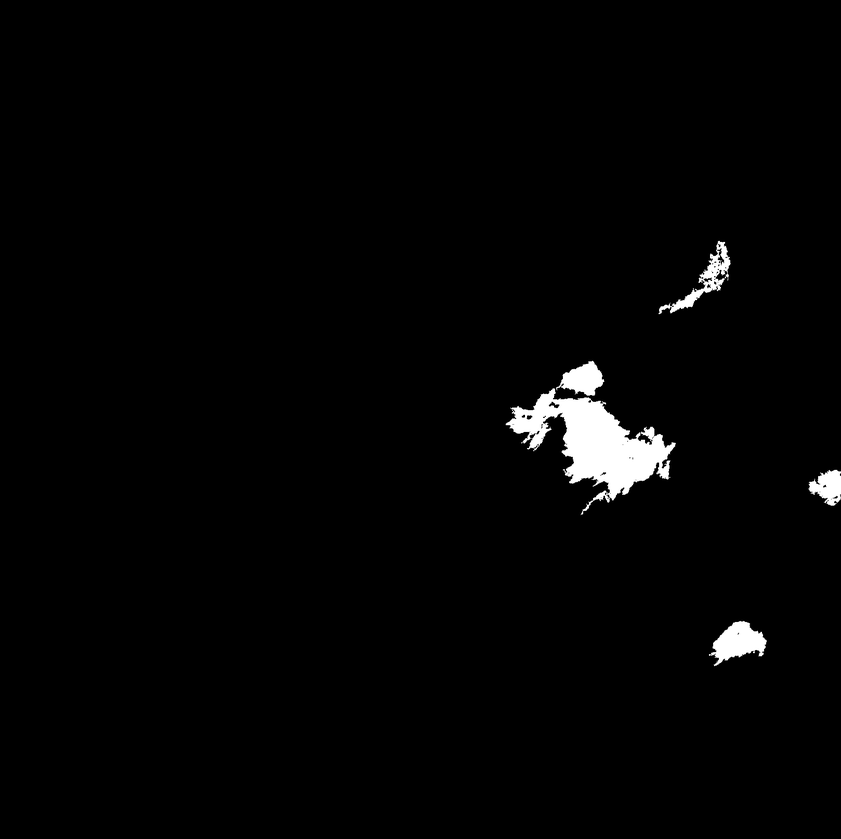
#> input picture dataset_aug/binary_mask/3DIMG_01AUG2023_0000_L1C_ASIA_MER_V01R00_IMG_TIR1.png, 841 x 839 px, shrunk from 1618 x 1616 before the run; its folder holds only this picture in this run
$ python cluster.py
#> lines starting #> are read from the running program, lines starting #| are printed output that depends on the picture; after the words box and inside, x2 and y2 are one past the last pixel; in counts of white or black regions, pixels touching at a corner belong together
import os
import numpy as np
import matplotlib.pyplot as plt
from PIL import Image
from sklearn.cluster import DBSCAN, KMeans

# === CONFIG ===
input_dir = "binary_mask"
output_dbscan_dir = "dbscan_cluster"
output_kmeans_dir = "kmeans_cluster"
os.makedirs(output_dbscan_dir, exist_ok=True)
os.makedirs(output_kmeans_dir, exist_ok=True)

# === Clustering Function ===
def cluster_tcc_pixels(binary_mask, method='dbscan', eps=10, min_samples=20, k=5):
    coords = np.column_stack(np.where(binary_mask))
    if coords.size == 0:
        return coords, np.array([])

    if method == 'dbscan':
        model = DBSCAN(eps=eps, min_samples=min_samples)
    elif method == 'kmeans':
        model = KMeans(n_clusters=k, random_state=42)
    else:
        raise ValueError("Method must be 'dbscan' or 'kmeans'")

    labels = model.fit_predict(coords)
    return coords, labels

# === Plot & Save Clusters ===
def save_cluster_plot(coords, labels, title, out_path):
    if coords.size == 0:
        print(f"[Skipped] No TCC pixels found in: {title}")
        return

    plt.figure(figsize=(7, 7))
    unique_labels = np.unique(labels)
    colors = plt.cm.get_cmap('tab20', len(unique_labels))

    for lbl in unique_labels:
        if lbl == -1:
            color = 'k'
            size = 5
            label_name = 'Noise'
        else:
            color = colors(lbl)
            size = 10
            label_name = f'Cluster {lbl}'
        cluster_points = coords[labels == lbl]
        plt.scatter(cluster_points[:, 1], cluster_points[:, 0], s=size, color=color, label=label_name)

    plt.gca().invert_yaxis()
    plt.title(title)
    plt.xlabel("Column (X)")
    plt.ylabel("Row (Y)")
    plt.legend(loc='best')
    plt.tight_layout()
    plt.savefig(out_path)
    plt.close()
    print(f"Saved: {out_path}")

# === Process All PNG Masks ===
for fname in os.listdir(input_dir):
    if fname.endswith(".png"):
        input_path = os.path.join(input_dir, fname)
        mask = np.array(Image.open(input_path).convert('L')) > 128  # Boolean mask
#> mask: shape (839, 841) bool; 1.7% white; 7 white regions (2 under 20 px), largest, box (x1, y1, x2, y2) and area: (506, 388, 676, 515) 8102, (709, 621, 767, 666) 1401, (659, 241, 731, 314) 1080, (556, 361, 604, 396) 959, (809, 470, 841, 506) 745

        # DBSCAN
        coords_db, labels_db = cluster_tcc_pixels(mask, method='dbscan', eps=15, min_samples=30)
#> in cluster_tcc_pixels, `coords = np.column_stack(np.where(binary_mask))`: coords = 12289 pairs, first value 241 to 665, second value 506 to 840
#> in cluster_tcc_pixels, `labels = model.fit_predict(coords)`: labels = 12289 values, max 3 at index 10888, min 0 at index 0, mean 1.2
#> coords_db has the same summary as coords in cluster_tcc_pixels; labels_db has the same summary as labels in cluster_tcc_pixels
        out_db = os.path.join(output_dbscan_dir, fname)
        save_cluster_plot(coords_db, labels_db, f"DBSCAN: {fname}", out_db)
#> in save_cluster_plot, `unique_labels = np.unique(labels)`: unique_labels = [0, 1, 2, 3]
#> the loop in save_cluster_plot, `for lbl in unique_labels:` made 4 passes
#> (color, label_name) on passes 1 to 4: ((0.122, 0.467, 0.706, 1), 'Cluster 0'), ((0.839, 0.153, 0.157, 1), 'Cluster 1'), ((0.969, 0.714, 0.824, 1), 'Cluster 2'), ((0.62, 0.855, 0.898, 1), 'Cluster 3')
#> in save_cluster_plot, `plt.savefig(out_path)`:
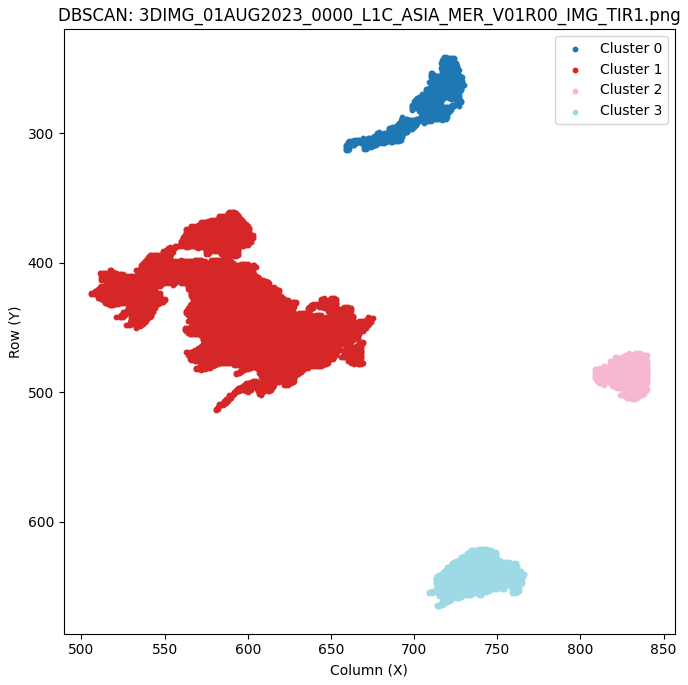
#> figure drawn by matplotlib, 1 panel

        # KMeans
        coords_km, labels_km = cluster_tcc_pixels(mask, method='kmeans', k=5)
#> coords_km has the same summary as coords in cluster_tcc_pixels; labels_km = 12289 values, max 4 at index 8834, min 0 at index 1081, mean 1.72
        out_km = os.path.join(output_kmeans_dir, fname)
        save_cluster_plot(coords_km, labels_km, f"KMeans: {fname}", out_km)
#> in save_cluster_plot (call 2), `unique_labels = np.unique(labels)`: unique_labels = [0, 1, 2, 3, 4]
#> the loop in save_cluster_plot (call 2), `for lbl in unique_labels:` made 5 passes
#> (color, label_name) on passes 1 to 5: ((0.122, 0.467, 0.706, 1), 'Cluster 0'), ((0.596, 0.875, 0.541, 1), 'Cluster 1'), ((0.549, 0.337, 0.294, 1), 'Cluster 2'), ((0.78, 0.78, 0.78, 1), 'Cluster 3'), ((0.62, 0.855, 0.898, 1), 'Cluster 4')
#> in save_cluster_plot (call 2), `plt.savefig(out_path)`:
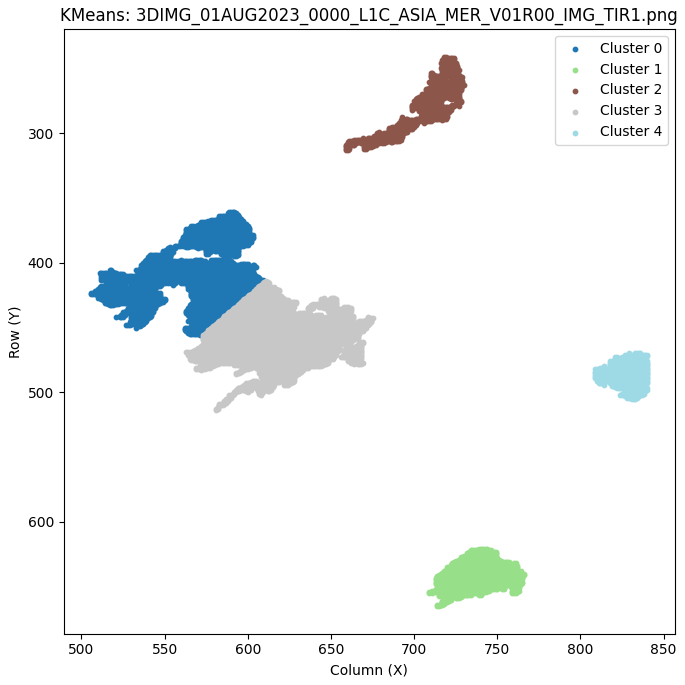
#> figure drawn by matplotlib, 1 panel

$ run again, on dataset_aug/binary_mask/3DIMG_01AUG2023_1800_L1C_ASIA_MER_V01R00_IMG_TIR1.png
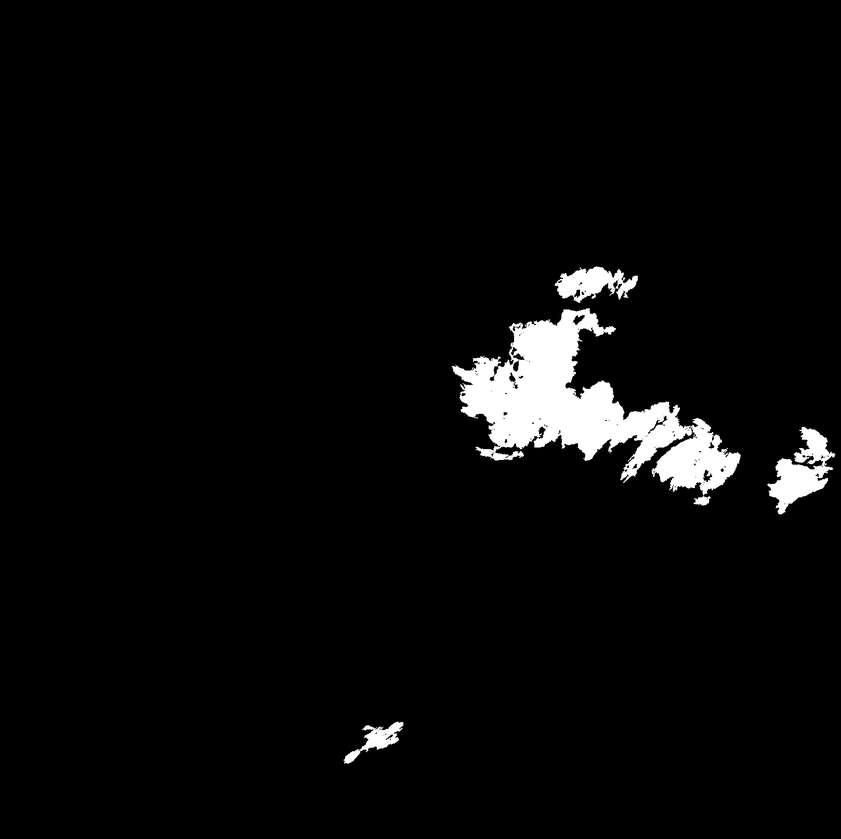
#> input picture dataset_aug/binary_mask/3DIMG_01AUG2023_1800_L1C_ASIA_MER_V01R00_IMG_TIR1.png, 841 x 839 px, shrunk from 1618 x 1616 before the run
#> mask: shape (839, 841) bool; 3.6% white; 5 white regions, box (x1, y1, x2, y2) and area: (452, 308, 741, 495) 20331, (767, 427, 835, 514) 2570, (555, 266, 638, 303) 1611, (344, 722, 404, 764) 792, (694, 496, 711, 506) 105
#> coords = 25409 pairs, first value 266 to 763, second value 344 to 834
#> coords_db has the same summary as coords in cluster_tcc_pixels
#> unique_labels = [0, 1, 2]
#> the loop in save_cluster_plot, `for lbl in unique_labels:` made 3 passes
#> (color, label_name) on passes 1 to 3: ((0.122, 0.467, 0.706, 1), 'Cluster 0'), ((0.549, 0.337, 0.294, 1), 'Cluster 1'), ((0.62, 0.855, 0.898, 1), 'Cluster 2')
#> in save_cluster_plot, `plt.savefig(out_path)`:
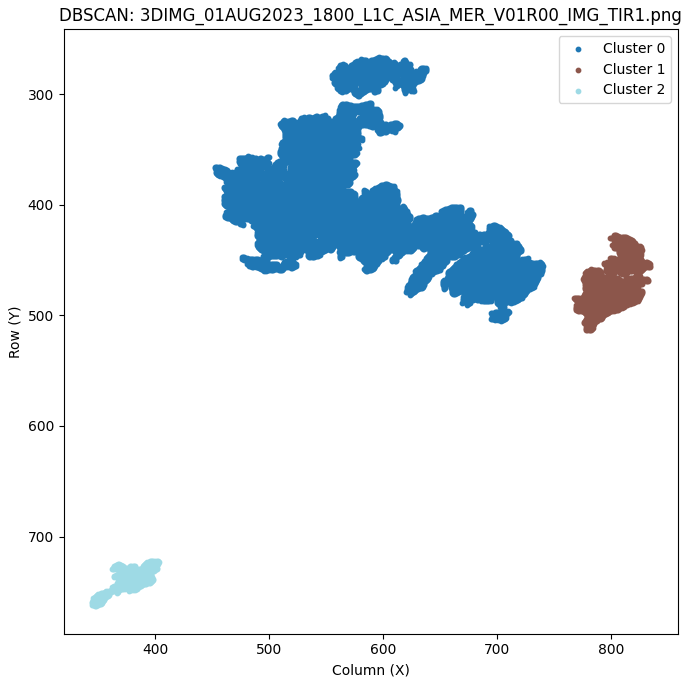
#> figure drawn by matplotlib, 1 panel
#> coords_km has the same summary as coords in cluster_tcc_pixels
#> unique_labels = [0, 1, 2, 3, 4]
#> the loop in save_cluster_plot (call 2), `for lbl in unique_labels:` made 5 passes
#> (color, label_name) on passes 1 to 5: ((0.122, 0.467, 0.706, 1), 'Cluster 0'), ((0.596, 0.875, 0.541, 1), 'Cluster 1'), ((0.549, 0.337, 0.294, 1), 'Cluster 2'), ((0.78, 0.78, 0.78, 1), 'Cluster 3'), ((0.62, 0.855, 0.898, 1), 'Cluster 4')
#> in save_cluster_plot (call 2), `plt.savefig(out_path)`:
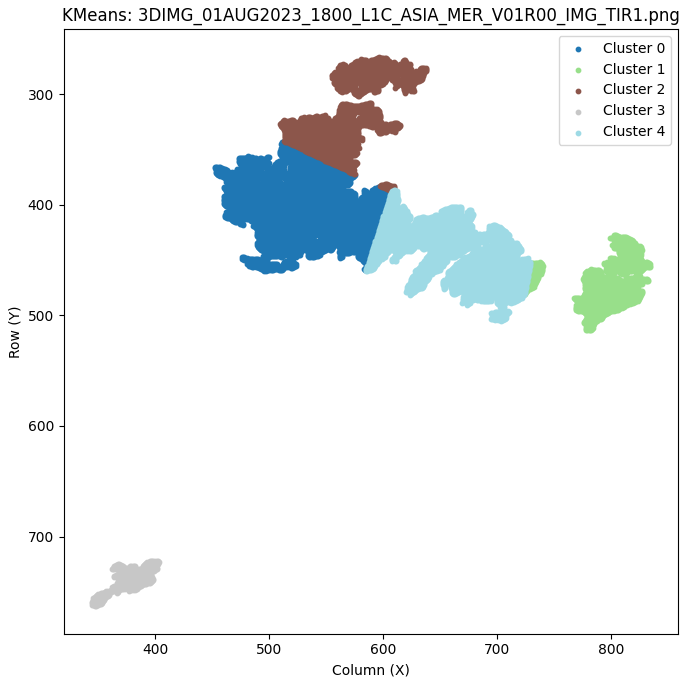
#> figure drawn by matplotlib, 1 panel
